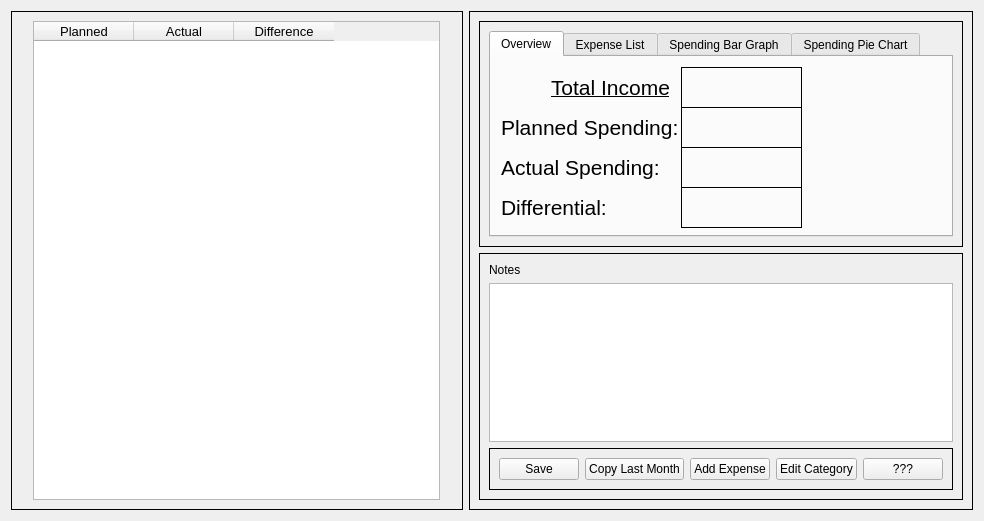
<?xml version="1.0" encoding="UTF-8"?>
<ui version="4.0">
 <class>Form</class>
 <widget class="QWidget" name="Form">
  <property name="geometry">
   <rect>
    <x>0</x>
    <y>0</y>
    <width>984</width>
    <height>521</height>
   </rect>
  </property>
  <property name="windowTitle">
   <string>Form</string>
  </property>
  <layout class="QGridLayout" name="gridLayout_3">
   <item row="0" column="1">
    <widget class="QFrame" name="rightFrame">
     <property name="frameShape">
      <enum>QFrame::Box</enum>
     </property>
     <property name="frameShadow">
      <enum>QFrame::Plain</enum>
     </property>
     <layout class="QVBoxLayout" name="verticalLayout">
      <item>
       <widget class="QFrame" name="tabFrame">
        <property name="frameShape">
         <enum>QFrame::Box</enum>
        </property>
        <property name="frameShadow">
         <enum>QFrame::Plain</enum>
        </property>
        <layout class="QGridLayout" name="gridLayout">
         <item row="0" column="0">
          <widget class="QTabWidget" name="tabWidget">
           <property name="currentIndex">
            <number>0</number>
           </property>
           <widget class="QWidget" name="overviewTab">
            <attribute name="title">
             <string>Overview</string>
            </attribute>
            <widget class="QLabel" name="overviewPlannedAmount">
             <property name="geometry">
              <rect>
               <x>190</x>
               <y>50</y>
               <width>121</width>
               <height>41</height>
              </rect>
             </property>
             <property name="styleSheet">
              <string notr="true"/>
             </property>
             <property name="frameShape">
              <enum>QFrame::Box</enum>
             </property>
             <property name="text">
              <string>&lt;html&gt;&lt;head/&gt;&lt;body&gt;&lt;p&gt;&lt;br/&gt;&lt;/p&gt;&lt;/body&gt;&lt;/html&gt;</string>
             </property>
            </widget>
            <widget class="QLabel" name="overviewActualAmount">
             <property name="geometry">
              <rect>
               <x>190</x>
               <y>90</y>
               <width>121</width>
               <height>41</height>
              </rect>
             </property>
             <property name="styleSheet">
              <string notr="true"/>
             </property>
             <property name="frameShape">
              <enum>QFrame::Box</enum>
             </property>
             <property name="text">
              <string>&lt;html&gt;&lt;head/&gt;&lt;body&gt;&lt;p&gt;&lt;br/&gt;&lt;/p&gt;&lt;/body&gt;&lt;/html&gt;</string>
             </property>
            </widget>
            <widget class="QLabel" name="overviewDifferentialAmount">
             <property name="geometry">
              <rect>
               <x>190</x>
               <y>130</y>
               <width>121</width>
               <height>41</height>
              </rect>
             </property>
             <property name="styleSheet">
              <string notr="true"/>
             </property>
             <property name="frameShape">
              <enum>QFrame::Box</enum>
             </property>
             <property name="text">
              <string>&lt;html&gt;&lt;head/&gt;&lt;body&gt;&lt;p&gt;&lt;br/&gt;&lt;/p&gt;&lt;/body&gt;&lt;/html&gt;</string>
             </property>
            </widget>
            <widget class="QLabel" name="overviewDifferential">
             <property name="geometry">
              <rect>
               <x>10</x>
               <y>130</y>
               <width>111</width>
               <height>41</height>
              </rect>
             </property>
             <property name="text">
              <string>&lt;html&gt;&lt;head/&gt;&lt;body&gt;&lt;p&gt;&lt;span style=&quot; font-size:16pt;&quot;&gt;Differential:&lt;/span&gt;&lt;/p&gt;&lt;/body&gt;&lt;/html&gt;</string>
             </property>
            </widget>
            <widget class="QLabel" name="overviewActual">
             <property name="geometry">
              <rect>
               <x>10</x>
               <y>90</y>
               <width>161</width>
               <height>41</height>
              </rect>
             </property>
             <property name="text">
              <string>&lt;html&gt;&lt;head/&gt;&lt;body&gt;&lt;p&gt;&lt;span style=&quot; font-size:16pt;&quot;&gt;Actual Spending:&lt;/span&gt;&lt;/p&gt;&lt;/body&gt;&lt;/html&gt;</string>
             </property>
            </widget>
            <widget class="QLabel" name="overviewPlanned">
             <property name="geometry">
              <rect>
               <x>10</x>
               <y>50</y>
               <width>181</width>
               <height>41</height>
              </rect>
             </property>
             <property name="text">
              <string>&lt;html&gt;&lt;head/&gt;&lt;body&gt;&lt;p&gt;&lt;span style=&quot; font-size:16pt;&quot;&gt;Planned Spending:&lt;/span&gt;&lt;/p&gt;&lt;/body&gt;&lt;/html&gt;</string>
             </property>
            </widget>
            <widget class="QLabel" name="overviewIncomeAmount">
             <property name="geometry">
              <rect>
               <x>190</x>
               <y>10</y>
               <width>121</width>
               <height>41</height>
              </rect>
             </property>
             <property name="styleSheet">
              <string notr="true"/>
             </property>
             <property name="frameShape">
              <enum>QFrame::Box</enum>
             </property>
             <property name="text">
              <string>&lt;html&gt;&lt;head/&gt;&lt;body&gt;&lt;p&gt;&lt;br/&gt;&lt;/p&gt;&lt;/body&gt;&lt;/html&gt;</string>
             </property>
            </widget>
            <widget class="QLabel" name="overviewDifferential_2">
             <property name="geometry">
              <rect>
               <x>60</x>
               <y>10</y>
               <width>121</width>
               <height>41</height>
              </rect>
             </property>
             <property name="text">
              <string>&lt;html&gt;&lt;head/&gt;&lt;body&gt;&lt;p&gt;&lt;span style=&quot; font-size:16pt; text-decoration: underline;&quot;&gt;Total Income&lt;/span&gt;&lt;/p&gt;&lt;/body&gt;&lt;/html&gt;</string>
             </property>
            </widget>
           </widget>
           <widget class="QWidget" name="expenseListTab">
            <attribute name="title">
             <string>Expense List</string>
            </attribute>
            <layout class="QVBoxLayout" name="verticalLayout_4">
             <item>
              <widget class="QListWidget" name="expList"/>
             </item>
            </layout>
           </widget>
           <widget class="QWidget" name="barGraphTab">
            <attribute name="title">
             <string>Spending Bar Graph</string>
            </attribute>
           </widget>
           <widget class="QWidget" name="pieChartTab">
            <attribute name="title">
             <string>Spending Pie Chart</string>
            </attribute>
           </widget>
          </widget>
         </item>
        </layout>
       </widget>
      </item>
      <item>
       <widget class="QFrame" name="notesButtonFrame">
        <property name="frameShape">
         <enum>QFrame::Box</enum>
        </property>
        <property name="frameShadow">
         <enum>QFrame::Plain</enum>
        </property>
        <layout class="QGridLayout" name="gridLayout_2">
         <item row="0" column="0">
          <widget class="QLabel" name="notesLabel">
           <property name="text">
            <string>Notes</string>
           </property>
          </widget>
         </item>
         <item row="1" column="0">
          <widget class="QPlainTextEdit" name="notesTextBox"/>
         </item>
         <item row="2" column="0">
          <widget class="QFrame" name="buttonFrame">
           <property name="frameShape">
            <enum>QFrame::Box</enum>
           </property>
           <property name="frameShadow">
            <enum>QFrame::Plain</enum>
           </property>
           <layout class="QHBoxLayout" name="horizontalLayout_2">
            <item>
             <widget class="QPushButton" name="saveButton">
              <property name="text">
               <string>Save</string>
              </property>
             </widget>
            </item>
            <item>
             <widget class="QPushButton" name="copyLastMonthButton">
              <property name="text">
               <string>Copy Last Month</string>
              </property>
             </widget>
            </item>
            <item>
             <widget class="QPushButton" name="addExpenseButton">
              <property name="text">
               <string>Add Expense</string>
              </property>
             </widget>
            </item>
            <item>
             <widget class="QPushButton" name="editCategoryButton">
              <property name="text">
               <string>Edit Category</string>
              </property>
             </widget>
            </item>
            <item>
             <widget class="QPushButton" name="secretButton">
              <property name="text">
               <string>???</string>
              </property>
             </widget>
            </item>
           </layout>
          </widget>
         </item>
        </layout>
       </widget>
      </item>
     </layout>
    </widget>
   </item>
   <item row="0" column="0">
    <widget class="QFrame" name="leftFrame">
     <property name="sizePolicy">
      <sizepolicy hsizetype="Expanding" vsizetype="Preferred">
       <horstretch>0</horstretch>
       <verstretch>0</verstretch>
      </sizepolicy>
     </property>
     <property name="frameShape">
      <enum>QFrame::Box</enum>
     </property>
     <property name="frameShadow">
      <enum>QFrame::Plain</enum>
     </property>
     <layout class="QHBoxLayout" name="horizontalLayout_3">
      <item>
       <spacer name="leftTableSpacer">
        <property name="orientation">
         <enum>Qt::Horizontal</enum>
        </property>
        <property name="sizeHint" stdset="0">
         <size>
          <width>40</width>
          <height>20</height>
         </size>
        </property>
       </spacer>
      </item>
      <item>
       <widget class="QTableWidget" name="budgetTable">
        <property name="sizePolicy">
         <sizepolicy hsizetype="Maximum" vsizetype="Expanding">
          <horstretch>0</horstretch>
          <verstretch>0</verstretch>
         </sizepolicy>
        </property>
        <property name="minimumSize">
         <size>
          <width>407</width>
          <height>0</height>
         </size>
        </property>
        <property name="horizontalScrollBarPolicy">
         <enum>Qt::ScrollBarAsNeeded</enum>
        </property>
        <property name="sizeAdjustPolicy">
         <enum>QAbstractScrollArea::AdjustToContents</enum>
        </property>
        <attribute name="horizontalHeaderCascadingSectionResizes">
         <bool>false</bool>
        </attribute>
        <attribute name="verticalHeaderCascadingSectionResizes">
         <bool>false</bool>
        </attribute>
        <attribute name="verticalHeaderStretchLastSection">
         <bool>true</bool>
        </attribute>
        <column>
         <property name="text">
          <string>Planned</string>
         </property>
         <property name="font">
          <font>
           <pointsize>10</pointsize>
          </font>
         </property>
        </column>
        <column>
         <property name="text">
          <string>Actual</string>
         </property>
         <property name="font">
          <font>
           <pointsize>10</pointsize>
          </font>
         </property>
        </column>
        <column>
         <property name="text">
          <string>Difference</string>
         </property>
         <property name="font">
          <font>
           <pointsize>10</pointsize>
          </font>
         </property>
        </column>
       </widget>
      </item>
      <item>
       <spacer name="rightTableSpacer">
        <property name="orientation">
         <enum>Qt::Horizontal</enum>
        </property>
        <property name="sizeHint" stdset="0">
         <size>
          <width>40</width>
          <height>20</height>
         </size>
        </property>
       </spacer>
      </item>
     </layout>
    </widget>
   </item>
  </layout>
 </widget>
 <resources/>
 <connections/>
</ui>
